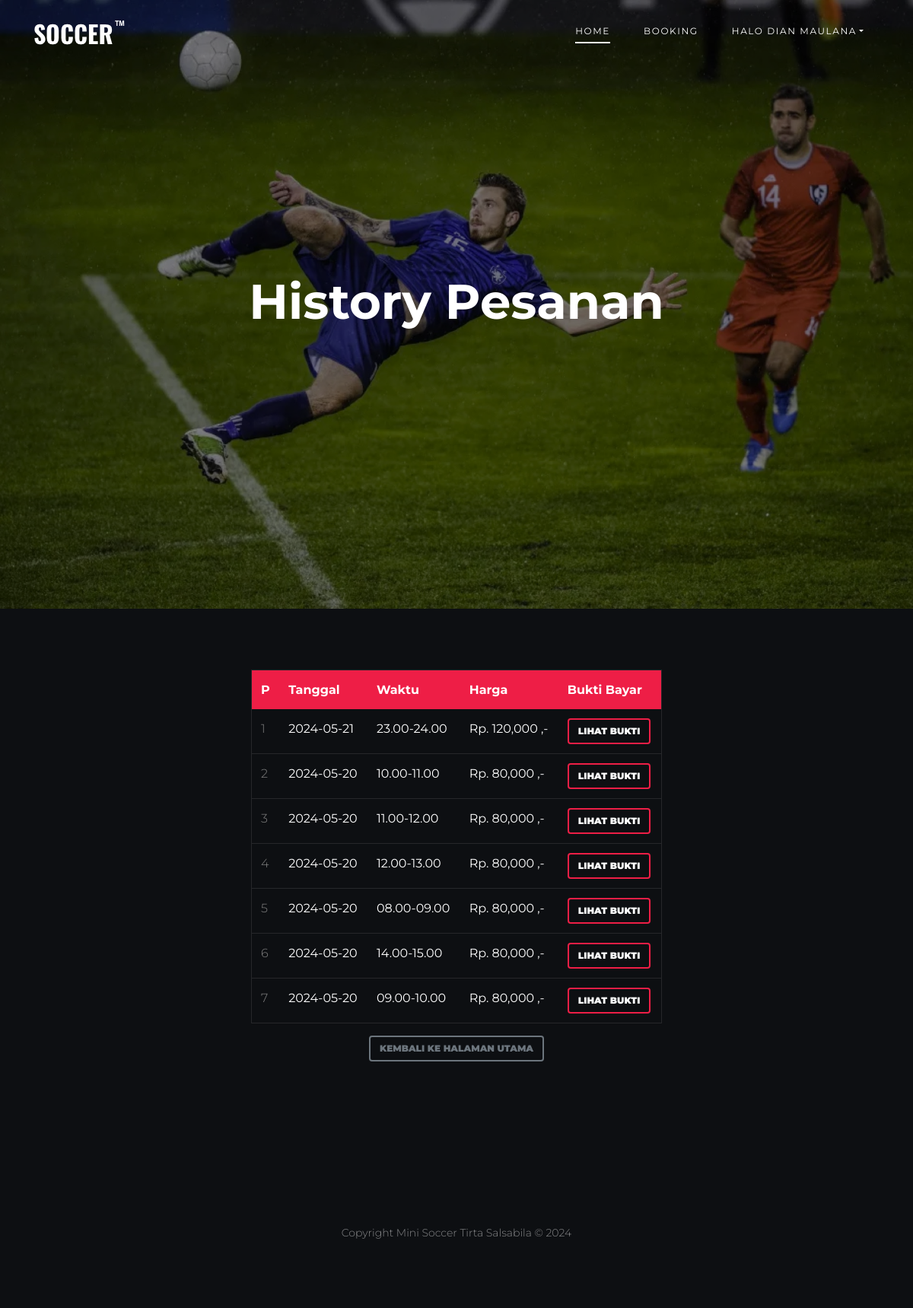
Screenshot of /riwayat_pesanan.php (signed in) with the database file from the repository.
### tables this page shows
CREATE TABLE `user` (
  `id_user` int NOT NULL,
  `nama_user` varchar(100) NOT NULL,
  `nomor_hp` int NOT NULL,
  `email` varchar(100) NOT NULL,
  `password` varchar(50) NOT NULL,
  `level` int NOT NULL DEFAULT '1'
);

CREATE TABLE `pesanan` (
  `id_pesanan` int NOT NULL,
  `id_pelanggan` int NOT NULL,
  `tanggal` date NOT NULL,
  `id_jadwal` int NOT NULL,
  `bukti_bayar` varchar(100) NOT NULL,
  `status` varchar(50) NOT NULL
);

CREATE TABLE `jadwal` (
  `id_jadwal` int NOT NULL,
  `jam` time NOT NULL,
  `id_harga` int NOT NULL,
  `jams` varchar(50) NOT NULL
);

CREATE TABLE `harga` (
  `id_harga` int NOT NULL,
  `harga` int NOT NULL
);

### config.php (called while the page is built, shortened)
<?php
function koneksi()
{
  $conn = new mysqli('localhost', 'root', '', 'minisoccer') or die('Koneksi Gagal');
  return $conn;
}
function sql($sql)
{
  $conn = koneksi();
  $query = $conn->query($sql) or die(mysqli_error($conn));
  return $query;
}

### riwayat_pesanan.php (the view, shortened to what this page needs)
<?php
require "config.php";
$sql_pesanan = sql("SELECT * FROM pesanan INNER JOIN user ON pesanan.id_pelanggan=user.id_user INNER JOIN jadwal ON jadwal.id_jadwal=pesanan.id_jadwal INNER JOIN harga ON jadwal.id_harga=harga.id_harga WHERE id_pelanggan='$_SESSION[id_pelanggan]' ORDER BY tanggal DESC");
$no = 1;
include "header.php";
?>
<div class="hero overlay" style="background-image: url('images/bg_2.jpg');">
  <div class="container">
    <div class="row align-items-center">
      <div class="col-lg-9 mx-auto text-center">
        <h1 class="text-white">History Pesanan</h1>
      </div>
    </div>
  </div>
</div>
<div class="site-section bg-dark" id="booking">
  <div class="container">
    <div class="row d-flex justify-content-center">
      <div class="col-lg-6">
        <div class="widget-next-match">
          <table class="table custom-table">
            <thead>
              <tr>
                <th>P</th>
                <th>Tanggal</th>
                <th>Waktu</th>
                <th>Harga</th>
                <th>Bukti Bayar</th>
              </tr>
            </thead>
            <tbody>
              <?php foreach ($sql_pesanan as $pesanan) : ?>
                <tr>
                  <td><?= $no++; ?></td>
                  <td><strong class="text-white"><?= $pesanan['tanggal']; ?></strong></td>
                  <td><strong class="text-white"><?= $pesanan['jams']; ?></strong></td>
                  <td><strong class="text-white">Rp. <?= number_format($pesanan['harga']); ?> ,-</strong></td>
                  <td><button type="button" class="btn btn-outline-primary text-white" data-toggle="modal" data-target="#lihatbuktiModal<?= $pesanan['id_pesanan'] ?>">
                      Lihat Bukti
                    </button>
                  </td>
                </tr>
              <?php endforeach ?>
            </tbody>
          </table>
        </div>
        <div class="d-flex justify-content-center">
          <a href="index.php" class="btn btn-outline-secondary my-3">Kembali Ke Halaman Utama</a>
        </div>
      </div>
    </div>
  </div>
</div>
<?php include "footer.php"; ?>

### header.php (shortened to what this page needs)
<!DOCTYPE html>
<html lang="en">
<head>
  <link rel="stylesheet" href="fonts/icomoon/style.css">
  <link rel="stylesheet" href="css/bootstrap/bootstrap.css">
  <link rel="stylesheet" href="css/jquery-ui.css">
  <link rel="stylesheet" href="css/owl.carousel.min.css">
  <link rel="stylesheet" href="css/owl.theme.default.min.css">
  <link rel="stylesheet" href="css/owl.theme.default.min.css">
  <link rel="stylesheet" href="css/jquery.fancybox.min.css">
  <link rel="stylesheet" href="css/bootstrap-datepicker.css">
  <link rel="stylesheet" href="fonts/flaticon/font/flaticon.css">
  <link rel="stylesheet" href="css/aos.css">
  <link rel="stylesheet" href="css/style.css">
</head>
<body>
  <div class="site-wrap">
    <header class="site-navbar py-4" role="banner">
      <div class="container">
        <div class="d-flex align-items-center">
          <div class="site-logo">
            <a href="index.php">
              <img src="images/logo.png" alt="Logo">
            </a>
          </div>
          <div class="ml-auto">
            <nav class="site-navigation position-relative text-right" role="navigation">
              <ul class="site-menu main-menu js-clone-nav mr-auto d-none d-lg-block">
                <li class="active"><a href="index.php" class="nav-link">Home</a></li>
                <li><a href="index.php#booking" class="nav-link">Booking</a></li>
                <?php if (!isset($_SESSION['login_pelanggan'])) { ?>
                  <li><a href="login.php" class="nav-link">Login</a></li>
                <?php } else {
                  $sql_user = sql("SELECT * FROM user WHERE id_user='$_SESSION[id_pelanggan]'");
                  $user = $sql_user->fetch_assoc();
                ?>
                  <li class="nav-item dropdown">
                    <a class="nav-link dropdown-toggle" href="#" data-toggle="dropdown" role="button" aria-haspopup="true" aria-expanded="true"> <span class="nav-label">Halo <?= $user['nama_user']; ?></span></a>
                  </li>
                <?php } ?>
              </ul>
            </nav>
          </div>
        </div>
      </div>
    </header>

### footer.php (shortened to what this page needs)
<footer class="footer-section">
  <div class="container">
    <div class="row text-center">
      <div class="col-md-12">
        <div class=" pt-5">
          <p>
            Copyright Mini Soccer Tirta Salsabila &copy;
          </p>
        </div>
      </div>
    </div>
  </div>
</footer>
</div>
</body>
</html>

### css/style.css (style rules this page uses)
body { line-height: 1.7; color: gray; font-weight: 300; background-color: #222831; font-size: 16px; }
a { -webkit-transition: .3s all ease; -o-transition: .3s all ease; transition: .3s all ease; }
h1, h2, h3, h4, h5, .h1, .h2, .h3, .h4, .h5 { font-family: "Montserrat", -apple-system, BlinkMacSystemFont, "Segoe UI", Roboto, "Helvetica Neue", Arial, sans-serif, "Apple Color Emoji", "Segoe UI Emoji", "Segoe UI Symbol", "Noto Color Emoji"; color: #fff; }
.site-wrap:before { display: none; -webkit-transition: .3s all ease-in-out; -o-transition: .3s all ease-in-out; transition: .3s all ease-in-out; background: rgba(0, 0, 0, 0.6); content: ""; position: absolute; z-index: 2000; top: 0; left: 0; right: 0; bottom: 0; opacity: 0; visibility: hidden; }
.btn { text-transform: uppercase; font-size: 12px; font-weight: 900; border-width: 2px; }
.site-section { padding: 2.5em 0; }
@media (min-width: 768px) { .site-section { padding: 5em 0; } }
.site-logo { position: relative; font-weight: 900; font-size: 1.3rem; }
.site-logo a { color: #fff; }
.site-navbar { margin-bottom: 0px; z-index: 1999; position: absolute; width: 100%; }
.site-navbar .site-navigation .site-menu { margin-bottom: 0; }
.site-navbar .site-navigation .site-menu .active > a { display: inline-block; position: relative; }
.site-navbar .site-navigation .site-menu .active > a:before { content: ""; position: absolute; bottom: 0; left: 20px; right: 20px; height: 2px; background: #fff; }
.site-navbar .site-navigation .site-menu a { text-decoration: none !important; display: inline-block; }
.site-navbar .site-navigation .site-menu > li { display: inline-block; }
.site-navbar .site-navigation .site-menu > li > a { padding: 5px 20px; color: #fff; font-size: 12px; letter-spacing: .1rem; text-transform: uppercase; font-weight: 400; display: inline-block; text-decoration: none !important; }
.site-mobile-menu .site-nav-wrap { padding: 0; margin: 0; list-style: none; position: relative; }
.site-mobile-menu .site-nav-wrap a { padding: 10px 20px; display: block; position: relative; color: #212529; }
.site-mobile-menu .site-nav-wrap li { position: relative; display: block; }
.site-mobile-menu .site-nav-wrap li.active > a { color: #ee1e46; }
.site-mobile-menu .site-nav-wrap > li { display: block; position: relative; float: left; width: 100%; }
.site-mobile-menu .site-nav-wrap > li > a { padding-left: 20px; font-size: 20px; }
.hero { background-size: cover; background-position: center center; }
.hero, .hero > .container > .row { height: 100vh; min-height: 500px; }
.hero.overlay:before { content: ""; position: absolute; background: rgba(0, 0, 0, 0.5); top: 0; left: 0; right: 0; bottom: 0; }
.hero h1 { font-weight: 700; font-size: 4rem; }
.widget-next-match { border: 1px solid rgba(255, 255, 255, 0.1); }
.custom-table { margin-bottom: 0; }
.custom-table thead tr th { background: #ee1e46; color: #fff; border: none; }
.custom-table tbody tr td { border: none; border-bottom: 1px solid rgba(255, 255, 255, 0.1); }
.custom-table tbody tr td strong { font-weight: 400; }
.custom-table tbody tr:last-child td { border: none; }
.footer-section { padding: 70px 0; font-size: 14px; color: rgba(255, 255, 255, 0.5); background: #1a1e25; }
.bg-dark { background: #1a1e25 !important; }

### rows the page displays
user: nama_user "DIAN MAULANA"
pesanan: tanggal "2024-05-21", id_jadwal.jams "23.00-24.00", harga.harga "120,000"
pesanan: tanggal "2024-05-20", id_jadwal.jams "10.00-11.00", harga.harga "80,000"
pesanan: tanggal "2024-05-20", id_jadwal.jams "11.00-12.00", harga.harga "80,000"
pesanan: tanggal "2024-05-20", id_jadwal.jams "12.00-13.00", harga.harga "80,000"
pesanan: tanggal "2024-05-20", id_jadwal.jams "08.00-09.00", harga.harga "80,000"
pesanan: tanggal "2024-05-20", id_jadwal.jams "14.00-15.00", harga.harga "80,000"
pesanan: tanggal "2024-05-20", id_jadwal.jams "09.00-10.00", harga.harga "80,000"
